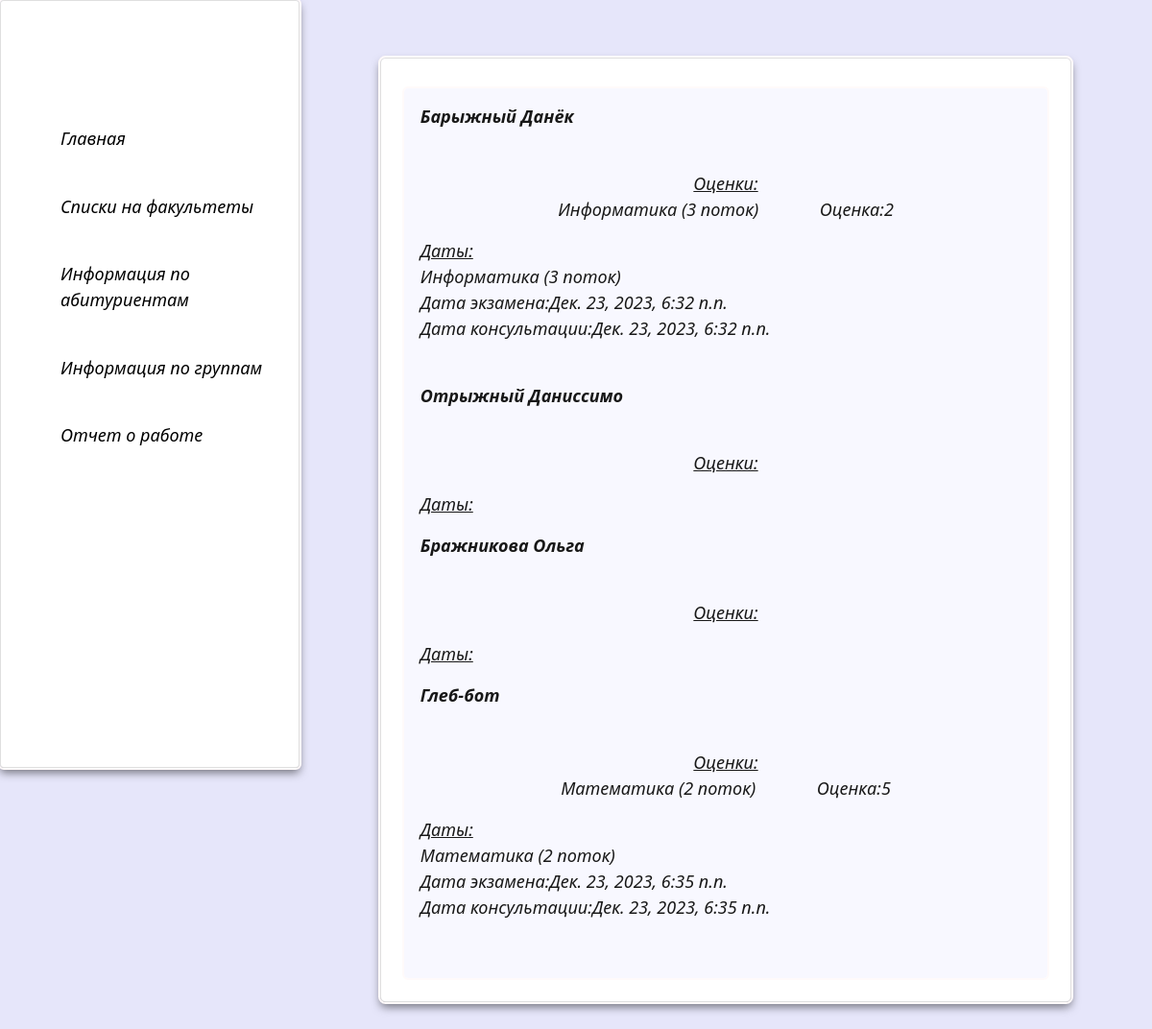
The app's page /marks, older data.
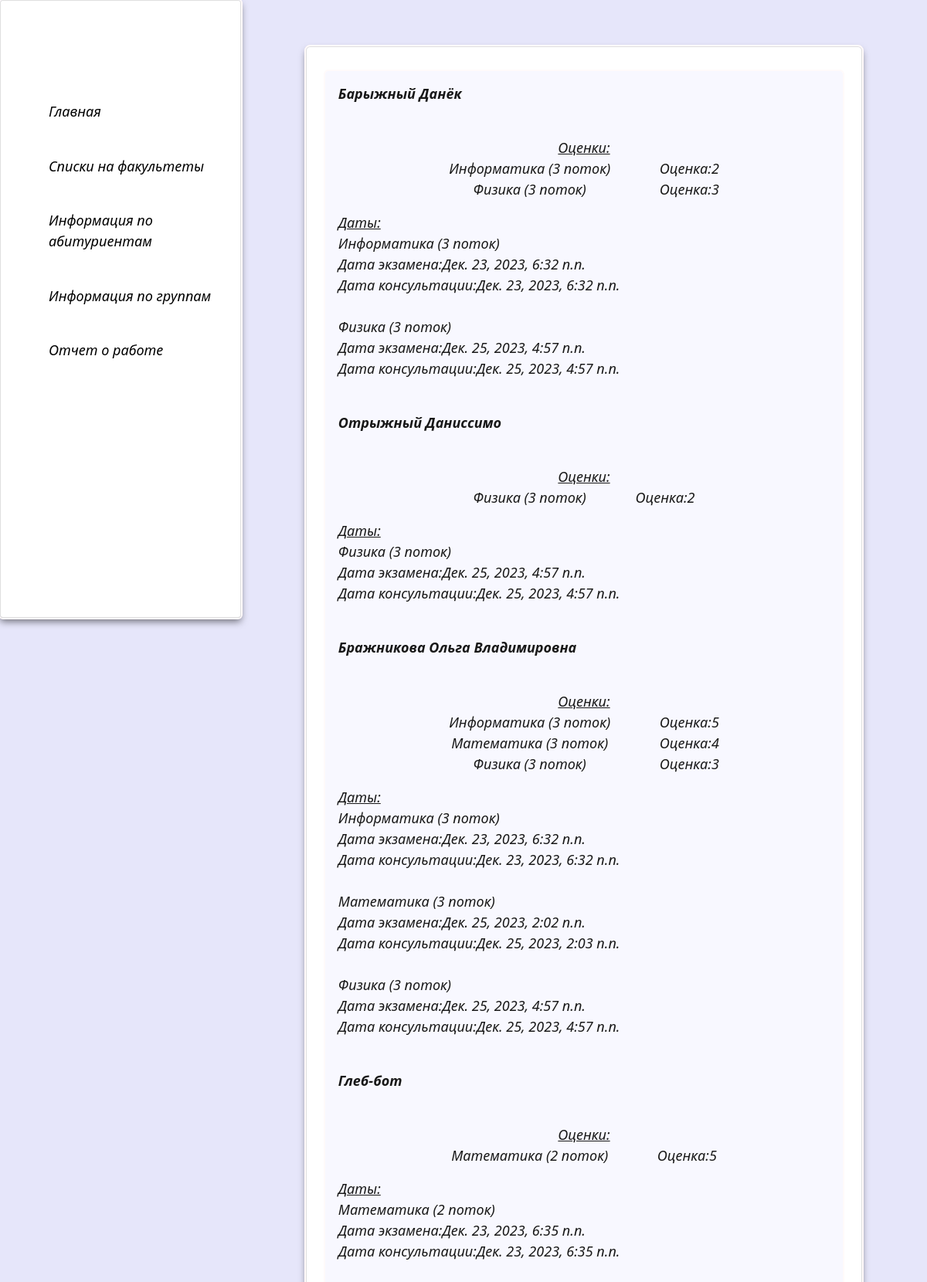
The same page, newer data.
### main/models.py (models this page shows, shortened)
class group(models.Model):
    group_num = models.PositiveIntegerField('Номер группы')
    flow_id = models.ForeignKey('flow', on_delete=models.PROTECT, default=1, verbose_name='Поток')
    class Meta:
        verbose_name = 'Группа'
        verbose_name_plural = 'Группы'

class entrant(models.Model):
    name = models.CharField('ФИО', max_length=50)
    group_id = models.ForeignKey('group', on_delete=models.PROTECT, default=1, verbose_name='Группа')
    flow_id = models.ForeignKey('flow', on_delete=models.PROTECT, default=1, verbose_name='Поток')
    faculty_id = models.ForeignKey('faculty', on_delete=models.PROTECT,default=1,verbose_name='ID факультета')
    department_id = models.ForeignKey('department', on_delete=models.PROTECT,default=1,verbose_name='ID кафедры')
    exam_list = models.PositiveIntegerField('Номер экзаменационного листа', default=0)
    class Meta:
        verbose_name = 'Абитуриент'
        verbose_name_plural = 'Абитуриенты'

class exam(models.Model):
    subject_id = models.ForeignKey('subject', on_delete=models.PROTECT, default=1, verbose_name='ID предмета')
    flow_id = models.ForeignKey('flow', on_delete=models.PROTECT, default=1, verbose_name='Поток')
    classroom = models.PositiveSmallIntegerField('Аудитория', default=0)
    exam_date = models.DateTimeField('Дата экзамена')
    consult_date = models.DateTimeField('Дата консультации')
    def __str__(self):
        return f'{self.subject_id.name} ({self.flow_id} поток)'
    class Meta:
        verbose_name = 'Экзамен'
        verbose_name_plural = 'Экзамены'

class subject(models.Model):
    name = models.CharField('Название', max_length=50)
    class Meta:
        verbose_name = 'Предмет'
        verbose_name_plural = 'Предметы'

class flow(models.Model):
    flow_num = models.PositiveIntegerField('Номер потока')
    def __str__(self):
        return str(self.flow_num)
    class Meta:
        verbose_name = 'Поток'
        verbose_name_plural = 'Потоки'

class mark(models.Model):
    entrant_id = models.ForeignKey('entrant', on_delete=models.PROTECT, default=1, verbose_name='ID Абитуриента')
    exam_id = models.ForeignKey('exam', on_delete=models.PROTECT,default=1,verbose_name='ID экзамена')
    mark = models.PositiveSmallIntegerField('Оценка', default=0)
    class Meta:
        verbose_name = 'Оценка'
        verbose_name_plural = 'Оценки'

### main/views.py (the view)
# urls.py: path('marks', views.marks,name='marks'),
def marks(request):
    entrants_all = entrant.objects.all()
    entrants = []
    for abiturient in entrants_all:
        abiturient_dict = {'name': abiturient.name, 'group': abiturient.group_id, 'flow': abiturient.flow_id}
        abiturient_marks = mark.objects.filter(entrant_id=abiturient.id)
        exam_id = []
        for el in abiturient_marks:
            exam_id.append(el.exam_id.id)
        abiturient_exams = exam.objects.filter(id__in=exam_id)
        abiturient_dict['marks'] = abiturient_marks
        abiturient_dict['exams'] = abiturient_exams
        entrants.append(abiturient_dict)
    return render(request, 'main/marks.html', {'entrants': entrants})

### main/templates/main/marks.html (shortened to what this page needs)
{% extends 'main/sample.html' %}
{% block content%}
<div class="marks">
    <div class="block">
        {% for key in entrants%}
        <p style="text-align: left"><b>{{key.name}}</b> </p> <br>
        <u>Оценки:</u>
        <div class="data">
        <p>{% for exam in key.exams%}
        {{exam}} <br>{%endfor%}</p>
        <p>{% for mark in key.marks%}
        Оценка:{{mark.mark}} <br>
        {%endfor%}</p>
        </div>
        <p style="text-align: left">
             <u>Даты:</u> <br>
       {% for exam in key.exams%}
        {{exam}} <br>
        Дата экзамена:{{exam.exam_date}} <br>
        Дата консультации:{{exam.consult_date}} <br><br>
        {%endfor%}
        </p>
        {%endfor%}
    </div>
{% endblock %}

Row changes from the older to the newer data that the page shows:
no longer on this page (row unchanged): group: name "Бражникова Ольга"
now on one of the page's lists (row unchanged): group: name "Бражникова Ольга Владимировна"
computed for group "Барыжный Данёк": gains exam (subject_id+flow_id "Информатика (3 поток)", exam_date "Дек. 23, 2023, 6:32 п.п.", consult_date "Дек. 23, 2023, 6:32 п.п.")
added exam: subject_id+flow_id "Физика (3 поток)", exam_date "Дек. 25, 2023, 4:57 п.п.", consult_date "Дек. 25, 2023, 4:57 п.п.", shown under group "Барыжный Данёк"
added mark: mark "3", shown under group "Барыжный Данёк"
added mark: mark "2", shown under group "Барыжный Данёк"
added exam: subject_id+flow_id "Математика (3 поток)", exam_date "Дек. 25, 2023, 2:02 п.п.", consult_date "Дек. 25, 2023, 2:03 п.п.", shown under group "Барыжный Данёк"
added mark: mark "5", shown under group "Барыжный Данёк"
added mark: mark "4", shown under group "Барыжный Данёк"
added mark: mark "3", shown under group "Барыжный Данёк"
